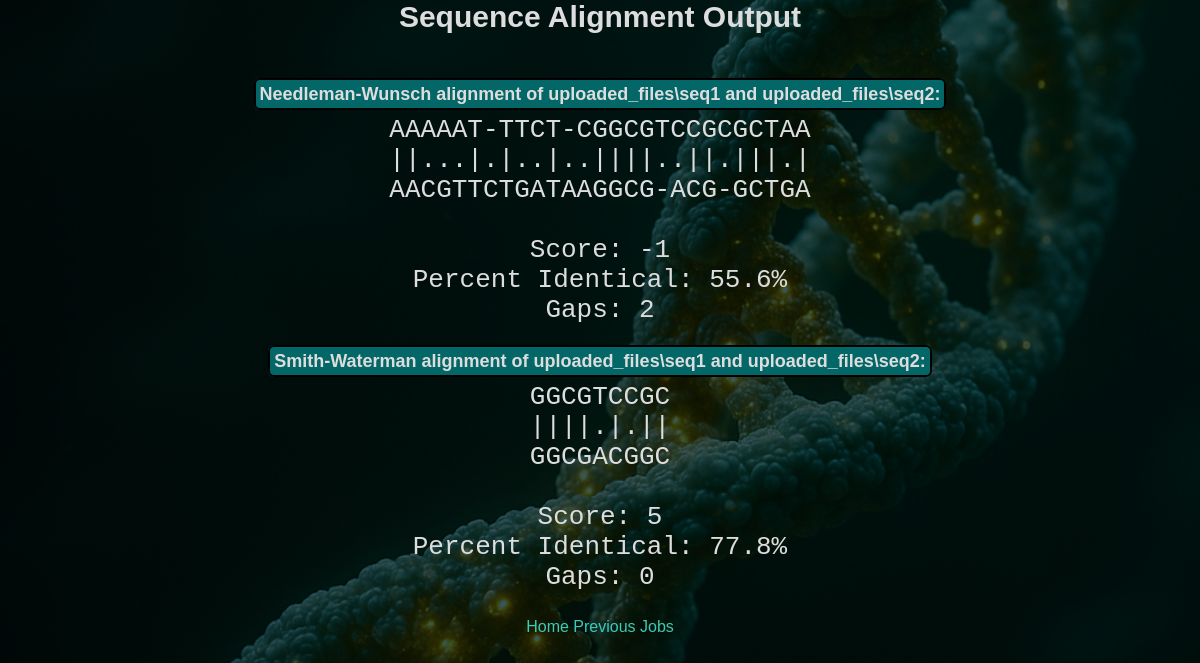
The page /jobs/87 on the database its author committed.
### tables this page shows
CREATE TABLE jobs (
    current_time TEXT DEFAULT (datetime('now', 'localtime')),
    match_score INT,
    mismatch INT,
    gap INT,
    nw_seq1_name TEXT,
    nw_seq2_name TEXT,
    nw_result TEXT,
    sw_seq1_name TEXT,
    sw_seq2_name TEXT,
    sw_result TEXT
);

### app.py (the view)
@app.route("/jobs/<int:job_id>")
def get_job_by_id(job_id):
    db = get_db()
    cursor = db.cursor() # type: ignore
    cursor.execute("SELECT * FROM jobs WHERE rowid = ?", (job_id,))
    job = cursor.fetchone()
    if job is None:
        flash("Job not found.", "error")
        return redirect(url_for("index"))
    return render_template("submit_form.html",
        nw_alignment=job["nw_result"],
        nw_seq1=job["nw_seq1_name"],
        nw_seq2=job["nw_seq2_name"],
        sw_alignment=job["sw_result"],
        sw_seq1=job["sw_seq1_name"],
        sw_seq2=job["sw_seq2_name"])

### app.py (called while the page is built)
def get_db():
    db = getattr(g, "_database", None)
    if db is None:
        db = g._database = sqlite3.connect(DATABASE)
        db.row_factory = sqlite3.Row
        return db

@app.teardown_appcontext
def close_conneciton(exception):
    db = getattr(g, "_database", None)
    if db is not None:
        db.close()

### templates/submit_form.html (shortened to what this page needs)
{% extends "base.html" %}
{% block body %}
<div class="content">
    <div class="pageTitle">Sequence Alignment Output</div>
    <div id="aligner">
        <label for="aligned">Needleman-Wunsch alignment of {{ nw_seq1 }} and {{ nw_seq2 }}:</label>
        <pre>{{ nw_alignment }}</pre>
    </div>
    <div id="sw_aligner">
        <label for="alignedsw">Smith-Waterman alignment of {{ sw_seq1 }} and {{ sw_seq2 }}:</label>
        <pre>{{ sw_alignment }}</pre>
    </div>
    <div class="options">
        <a href="/">Home</a>
        <a href="/jobs">Previous Jobs</a>
    </div>
</div>
{% endblock %}

### static/styles.css (style rules this page uses)
html { font-family: Arial, Helvetica, sans-serif; color:rgb(221, 221, 221); text-align: center; height: 100%; margin: 0; padding: 0; }
.pageTitle { text-align: center; font-size: 30px; font-weight: bold; margin-bottom: 50px; }
body { background-color: #1d2a35; background-image: url(images/dna_strand_bg.png); background-repeat: no-repeat; background-position: center center; background-attachment: fixed; background-size: cover; background-blend-mode: overlay; height: 100%; margin: 0; padding: 0; }
label { font-size: 18px; font-weight: bold; background-color: rgb(3, 103, 103); border: 2px solid black; padding: 4px; border-radius: 6px; }
label[for="aligned"] { margin-bottom: 0px; }
pre { font-size: 200%; margin-top: 10px; }
a:link { color:rgb(58, 202, 185); background-color: transparent; text-decoration: none; }

### rows shown on the page
jobs: nw_seq1_name "uploaded_files\\seq1", nw_seq2_name "uploaded_files\\seq2", nw_result "AAAAAT-TTCT-CGGCGTCCGCGCTAA ||...|.|..|..||||..||.|||.| AACGTTCTGATAAGGCG-ACG-GCTGA Score: -1 Percent Identical: 55.6% Gaps: 2", sw_seq1_name "uploaded_files\\seq1", sw_seq2_name "uploaded_files\\seq2", sw_result "GGCGTCCGC ||||.|.|| GGCGACGGC Score: 5 Percent Identical: 77.8% Gaps: 0"
